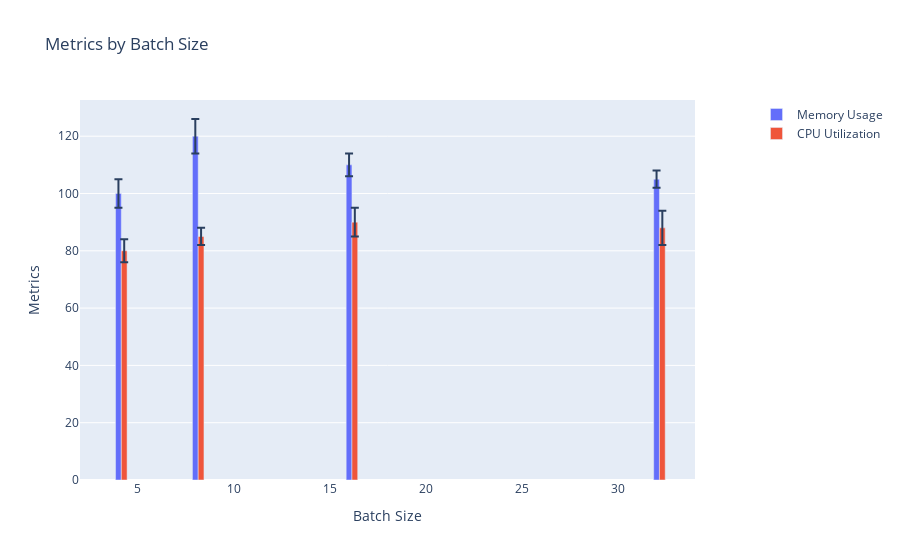

Source (notebook cell):
### Code cell
import plotly.graph_objects as go
from plotly.subplots import make_subplots

# Example data (replace this with your actual data)
batch_sizes = [4, 8, 16, 32]  # Batch sizes
mem_mean = [100, 120, 110, 105]  # Mean memory usage for each batch size
mem_std = [5, 6, 4, 3]  # Standard deviation of memory usage for each batch size
cpu_mean = [80, 85, 90, 88]  # Mean CPU utilization for each batch size
cpu_std = [4, 3, 5, 6]  # Standard deviation of CPU utilization for each batch size

# Create traces for memory and CPU metrics with error bars
trace_mem = go.Bar(
    x=batch_sizes,
    y=mem_mean,
    name='Memory Usage',
    error_y=dict(type='data', array=mem_std, visible=True),
    width=0.3,
    offset=-0.15
)

trace_cpu = go.Bar(
    x=batch_sizes,
    y=cpu_mean,
    name='CPU Utilization',
    error_y=dict(type='data', array=cpu_std, visible=True),
    width=0.3,
    offset=0.15
)

fig = make_subplots(rows=1, cols=1)

fig.add_trace(trace_mem)
fig.add_trace(trace_cpu)

fig.update_layout(
    title='Metrics by Batch Size',
    xaxis=dict(title='Batch Size'),
    yaxis=dict(title='Metrics'),
    barmode='group',
    legend=dict(x=1.1, y=1.0)
)

fig.show()

### Figure 1 — Plotly figure (JSON) as saved in the notebook; plotly's stock layout.template omitted (floating-point values rounded to 4 significant figures)
{"data": [{"error_y": {"array": [5, 6, 4, 3], "type": "data", "visible": true}, "name": "Memory Usage", "offset": -0.15, "type": "bar", "width": 0.3, "x": [4, 8, 16, 32], "y": [100, 120, 110, 105]}, {"error_y": {"array": [4, 3, 5, 6], "type": "data", "visible": true}, "name": "CPU Utilization", "offset": 0.15, "type": "bar", "width": 0.3, "x": [4, 8, 16, 32], "y": [80, 85, 90, 88]}], "layout": {"barmode": "group", "legend": {"x": 1.1, "y": 1}, "title": {"text": "Metrics by Batch Size"}, "xaxis": {"anchor": "y", "domain": [0, 1], "title": {"text": "Batch Size"}}, "yaxis": {"anchor": "x", "domain": [0, 1], "title": {"text": "Metrics"}}}}
